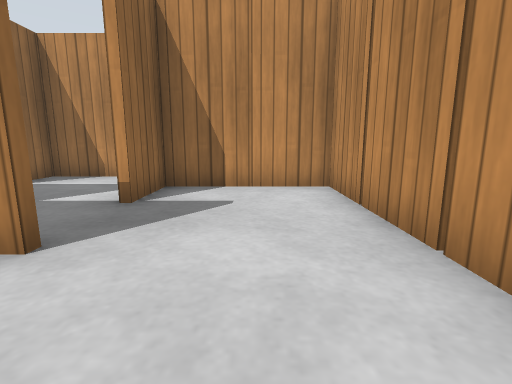
view 1 (above)

22 first-person views from a walk through a Gazebo world. The camera is 0.5 m above the floor, tilts 10° down and sees 85° across. The floor is counted in squares, 0.5 m on a side. Each view is taken from the middle of a square. On the plan, view 1 faces up. The plan holds only what a view shows up to about 11 squares ahead; the rest is blank. Gazebo's built-in surfaces are drawn with simple patterns.

view 2
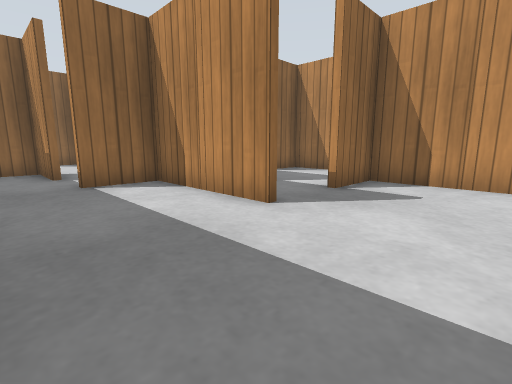

view 3
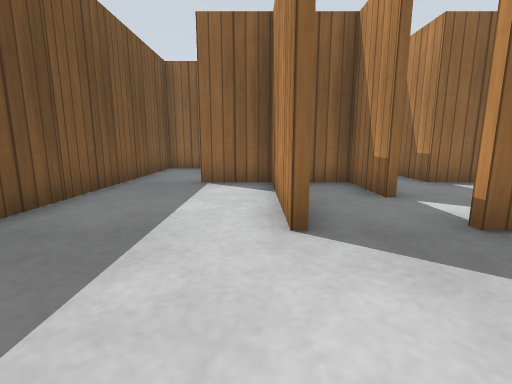

view 4
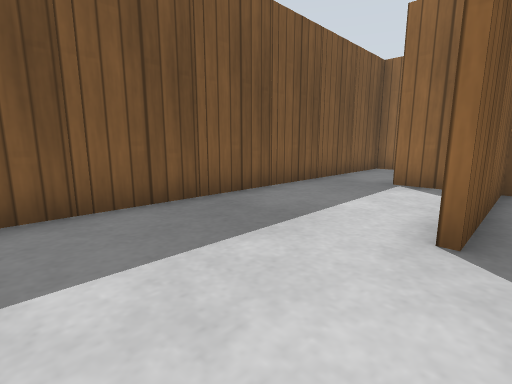

view 5
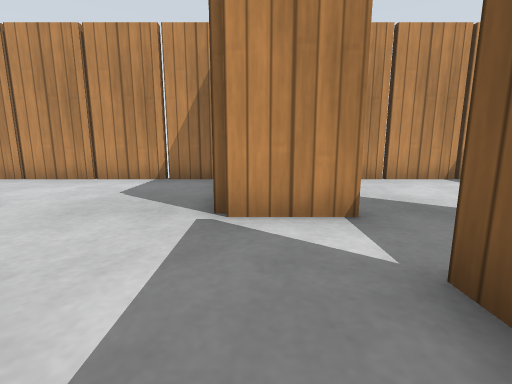

view 6
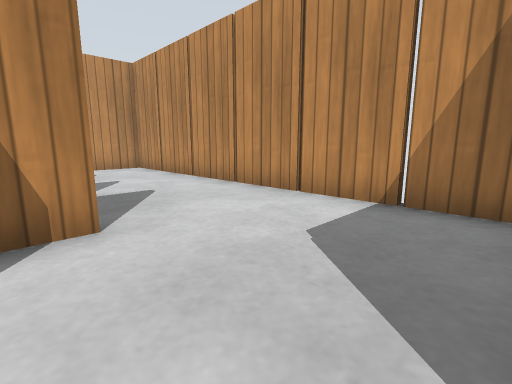

view 7
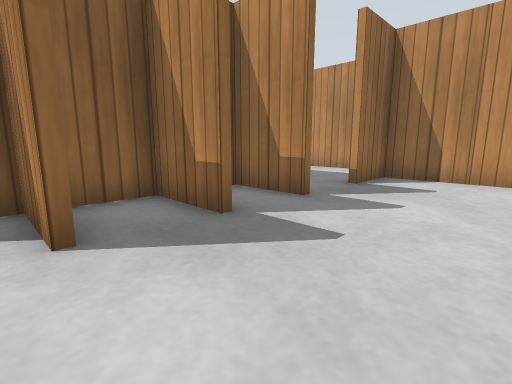

view 8
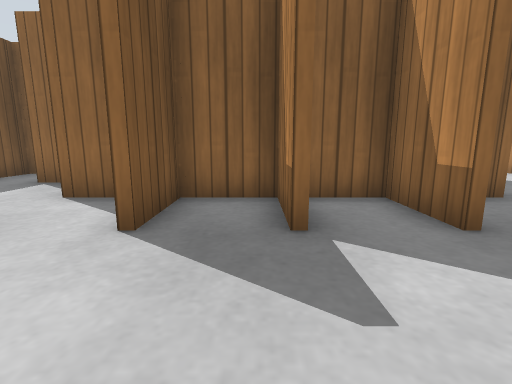

view 9
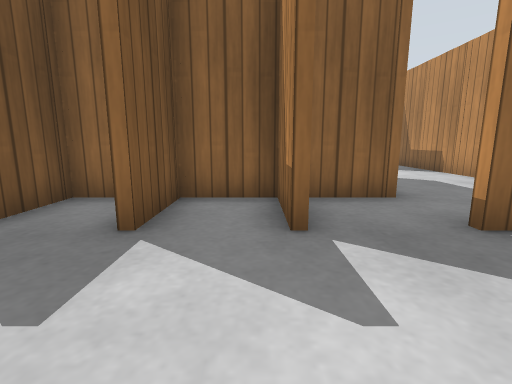

view 10
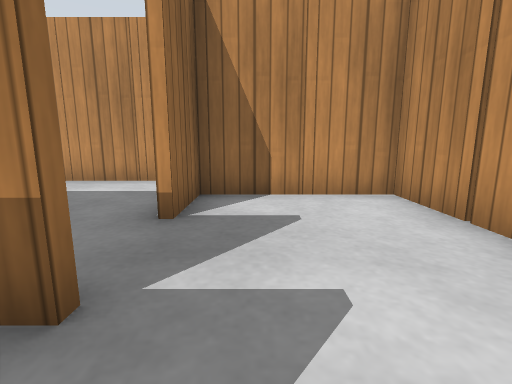

view 11
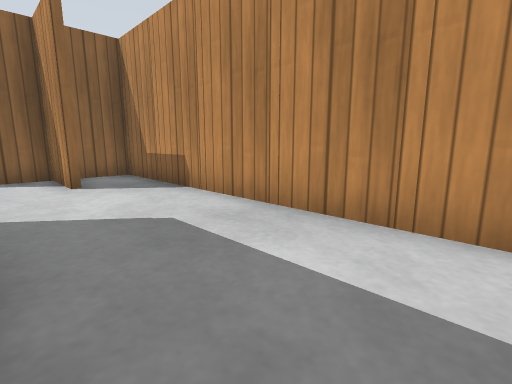

view 12
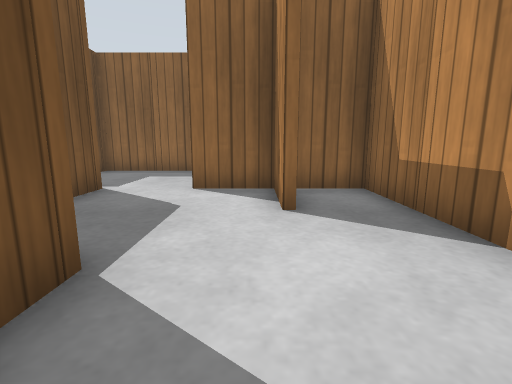

view 13
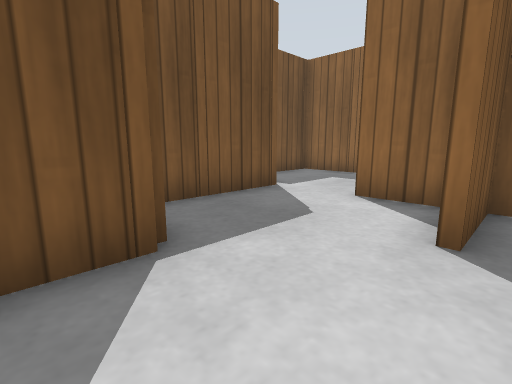

view 14
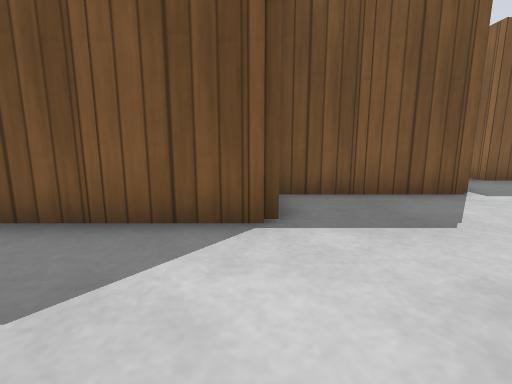

view 15
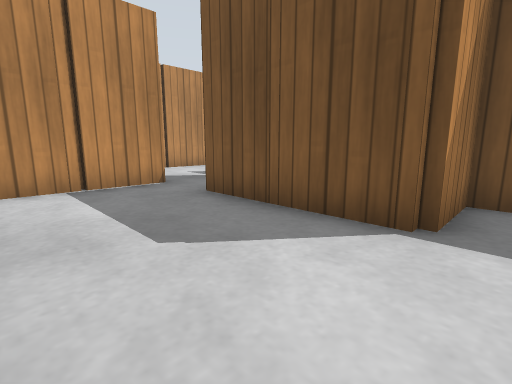

view 16
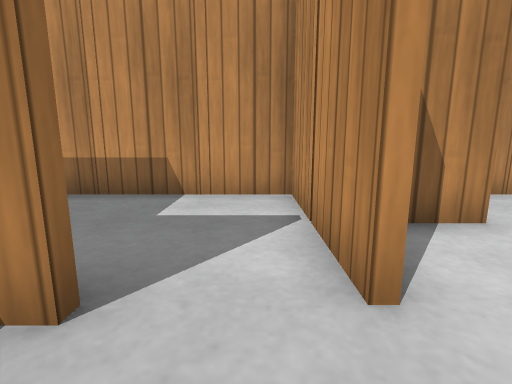

view 17
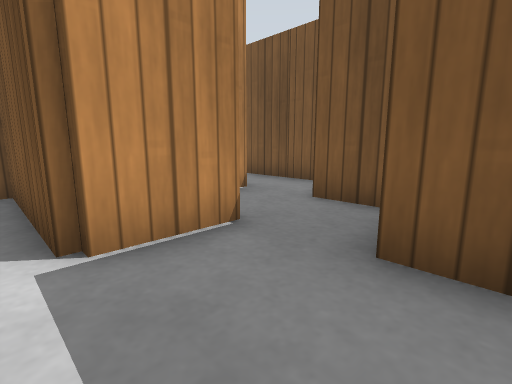

view 18
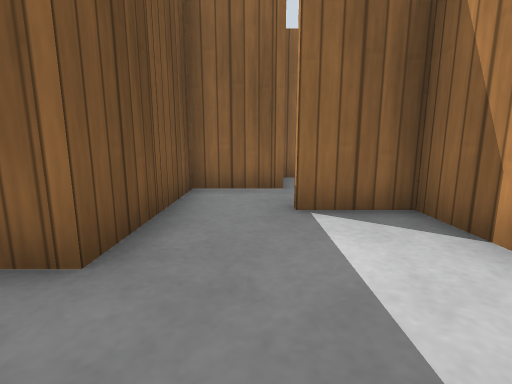

view 19
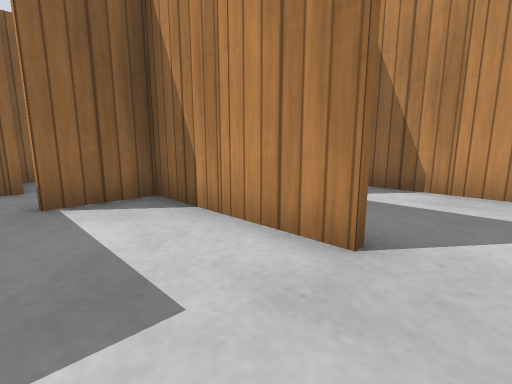

view 20
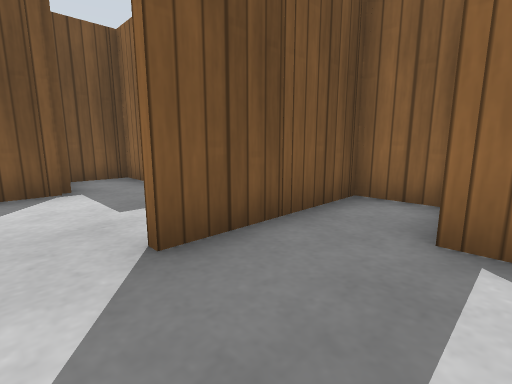

view 21
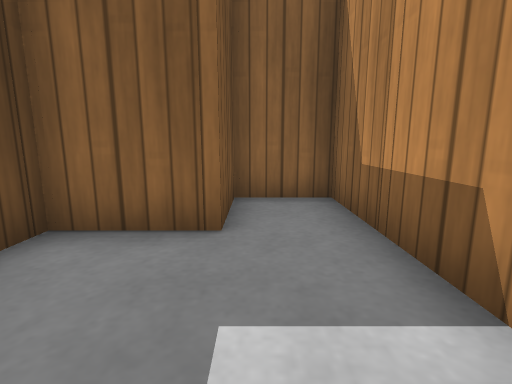

view 22
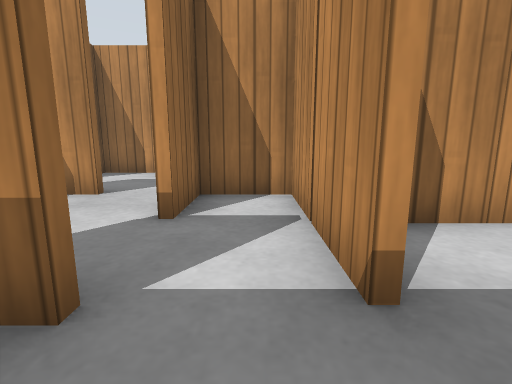

### Floor plan
Ten units are one square. View 1 is at (0, 0); x grows to the right and y downward. Boxes are objects, and circles mark ways between rooms. Rooms are numbered by the first view taken in them; rooms with no view inside come last. Other rooms are left out.
<svg viewBox="-186 -220 216 250">
<path fill="none" stroke="#000" d="M-41 -94 -41 -84 -61 -84 -61 -64 -75 -64M-60 -86 -52 -86M-35 -106 -20 -106M-20 -104 -35 -104M-40 -44 -61 -44 -61 -34M-75 -66 -66 -66M-23 -45 -23 -65M-4 -64 -21 -64 -21 -45M-35 -126 -20 -126M-60 -124 -75 -124M-20 -124 -35 -124M-75 -46 -70 -46M-63 -34 -63 -44 -75 -44M-55 -26 -20 -26M-44 -24 -55 -24M17 -71 17 -184 4 -184M-20 -24 -35 -24M-81 -35 -81 -25M-84 -124 -95 -124M-104 -84 -115 -84M-105 -86 -81 -86 -81 -75M-20 -144 -35 -144M-61 -16 -61 -5M-100 -44 -108 -44M-101 -115 -101 -105M-95 -126 -60 -126M-63 -5 -63 -15M-81 -150 -81 -144M-80 -4 -101 -4 -101 14 9 14M-41 -166 -41 -154M-101 -141 -101 -135M-23 -165 -23 -176M-64 -164 -78 -164M17 -2 17 -64 4 -64M-21 -175 -21 -165M-4 -184 -15 -184M-30 -204 -35 -204M-46 -46 -40 -46M-80 -166 -41 -166M-100 -184 -115 -184M-84 -204 -95 -204M-64 -204 -75 -204M-104 -204 -121 -204 -121 -194M-115 -186 -100 -186M-121 -176 -121 -165M-44 -204 -55 -204M-120 -146 -83 -146 -83 -165M-123 -194 -123 -204 -135 -204M-123 -165 -123 -175M-144 -204 -155 -204M-161 -156 -161 -135M-164 -204 -181 -204 -181 -194M-175 -186 -161 -186 -161 -175M-123 -135 -123 -145M-155 -126 -141 -126M-121 -106 -121 -95M-115 -86 -105 -86M-123 -125 -123 -135M-141 -126 -141 -120M-134 -106 -121 -106"/>
<rect x="-105" y="-15" width="10" height="10" fill="#bbb"><title>other object</title></rect>
<rect x="-105" y="-95" width="10" height="10" fill="#bbb"><title>wooden post</title></rect>
<rect x="-85" y="15" width="10" height="10" fill="#bbb"><title>wooden post</title></rect>
<rect x="-85" y="-45" width="10" height="10" fill="#bbb"><title>wooden post</title></rect>
<rect x="-85" y="-55" width="10" height="10" fill="#bbb"><title>wooden post</title></rect>
<rect x="-85" y="-65" width="10" height="10" fill="#bbb"><title>wooden post</title></rect>
<rect x="-85" y="-75" width="10" height="10" fill="#bbb"><title>wooden post</title></rect>
<rect x="-85" y="-135" width="10" height="10" fill="#bbb"><title>wooden post</title></rect>
<rect x="-65" y="15" width="10" height="10" fill="#bbb"><title>wooden post</title></rect>
<rect x="-65" y="-25" width="10" height="10" fill="#bbb"><title>wooden post</title></rect>
<rect x="-65" y="-35" width="10" height="10" fill="#bbb"><title>wooden post</title></rect>
<rect x="-65" y="-55" width="10" height="10" fill="#bbb"><title>wooden post</title></rect>
<rect x="-65" y="-95" width="10" height="10" fill="#bbb"><title>wooden post</title></rect>
<rect x="-45" y="15" width="10" height="10" fill="#bbb"><title>wooden post</title></rect>
<rect x="-45" y="-35" width="10" height="10" fill="#bbb"><title>wooden post</title></rect>
<rect x="-45" y="-105" width="10" height="10" fill="#bbb"><title>wooden post</title></rect>
<rect x="-45" y="-115" width="10" height="10" fill="#bbb"><title>wooden post</title></rect>
<rect x="-45" y="-125" width="10" height="10" fill="#bbb"><title>wooden post</title></rect>
<rect x="-45" y="-135" width="10" height="10" fill="#bbb"><title>wooden post</title></rect>
<rect x="-45" y="-145" width="10" height="10" fill="#bbb"><title>wooden post</title></rect>
<rect x="-45" y="-215" width="10" height="10" fill="#bbb"><title>wooden post</title></rect>
<rect x="-25" y="15" width="10" height="10" fill="#bbb"><title>wooden post</title></rect>
<rect x="-25" y="-75" width="10" height="10" fill="#bbb"><title>wooden post</title></rect>
<rect x="-25" y="-185" width="10" height="10" fill="#bbb"><title>wooden post</title></rect>
<rect x="-25" y="-195" width="10" height="10" fill="#bbb"><title>wooden post</title></rect>
<rect x="-5" y="15" width="10" height="10" fill="#bbb"><title>wooden post</title></rect>
<rect x="-5" y="-75" width="10" height="10" fill="#bbb"><title>wooden post</title></rect>
<rect x="-5" y="-195" width="10" height="10" fill="#bbb"><title>wooden post</title></rect>
<rect x="15" y="-15" width="10" height="10" fill="#bbb"><title>wooden post</title></rect>
<rect x="15" y="-35" width="10" height="10" fill="#bbb"><title>wooden post</title></rect>
<rect x="15" y="-55" width="10" height="10" fill="#bbb"><title>wooden post</title></rect>
<rect x="15" y="-95" width="10" height="10" fill="#bbb"><title>wooden post</title></rect>
<rect x="15" y="-115" width="10" height="10" fill="#bbb"><title>wooden post</title></rect>
<rect x="15" y="-135" width="10" height="10" fill="#bbb"><title>wooden post</title></rect>
<rect x="15" y="-155" width="10" height="10" fill="#bbb"><title>wooden post</title></rect>
<rect x="15" y="-175" width="10" height="10" fill="#bbb"><title>wooden post</title></rect>
<rect x="-105" y="-155" width="10" height="10" fill="#bbb"><title>wooden post</title></rect>
<rect x="-105" y="-215" width="10" height="10" fill="#bbb"><title>wooden post</title></rect>
<rect x="-85" y="-175" width="10" height="10" fill="#bbb"><title>wooden post</title></rect>
<rect x="-85" y="-215" width="10" height="10" fill="#bbb"><title>wooden post</title></rect>
<rect x="-65" y="-175" width="10" height="10" fill="#bbb"><title>wooden post</title></rect>
<rect x="-65" y="-215" width="10" height="10" fill="#bbb"><title>wooden post</title></rect>
<rect x="-165" y="-215" width="10" height="10" fill="#bbb"><title>wooden post</title></rect>
<rect x="-145" y="-215" width="10" height="10" fill="#bbb"><title>wooden post</title></rect>
<rect x="-125" y="-155" width="10" height="10" fill="#bbb"><title>wooden post</title></rect>
<rect x="-125" y="-185" width="10" height="10" fill="#bbb"><title>wooden post</title></rect>
<rect x="-125" y="-195" width="10" height="10" fill="#bbb"><title>wooden post</title></rect>
<rect x="-105" y="-125" width="10" height="10" fill="#bbb"><title>wooden post</title></rect>
<rect x="-105" y="-135" width="10" height="10" fill="#bbb"><title>wooden post</title></rect>
<circle cx="-40" cy="-188" r="3" fill="#2a7"/>
<circle cx="-90" cy="-110" r="3" fill="#2a7"/>
<circle cx="-110" cy="-170" r="3" fill="#2a7"/>
<circle cx="-130" cy="-130" r="3" fill="#2a7"/>
<circle cx="-120" cy="-120" r="3" fill="#2a7"/>
<text x="-40" y="-80">1</text>
<text x="-80" y="-180">2</text>
<text x="-140" y="-180">3</text>
<text x="-110" y="-120">4</text>
<text x="-130" y="-130">5</text>
</svg>
Room 1 opens to room 2. Room 1 opens to room 4. Room 2 opens to room 3. Room 3 opens to room 5. Room 4 opens to room 5.

Where each view was taken, in squares from view 1:
view 1: 0 up, 0 right, facing up
view 2: 1 down, 1 right, facing up-left
view 3: 2 up, 1 right, facing left
view 4: 3 up, 1 right, facing down-left
view 5: 6 up, 6 left, facing right
view 6: 7 up, 3 left, facing up-right
view 7: 10 up, 1 right, facing up-left
view 8: 12 up, 1 right, facing left
view 9: 14 up, 1 right, facing left
view 10: 13 up, 1 left, facing up
view 11: 17 up, 3 left, facing up-left
view 12: 18 up, 6 left, facing left
view 13: 19 up, 7 left, facing down-left
view 14: 20 up, 8 left, facing down
view 15: 20 up, 9 left, facing down-right
view 16: 15 up, 13 left, facing up
view 17: 15 up, 15 left, facing down-right
view 18: 10 up, 6 left, facing left
view 19: 10 up, 5 left, facing up-left
view 20: 15 up, 5 left, facing down-left
view 21: 19 up, 13 left, facing left
view 22: 1 down, 7 left, facing up
